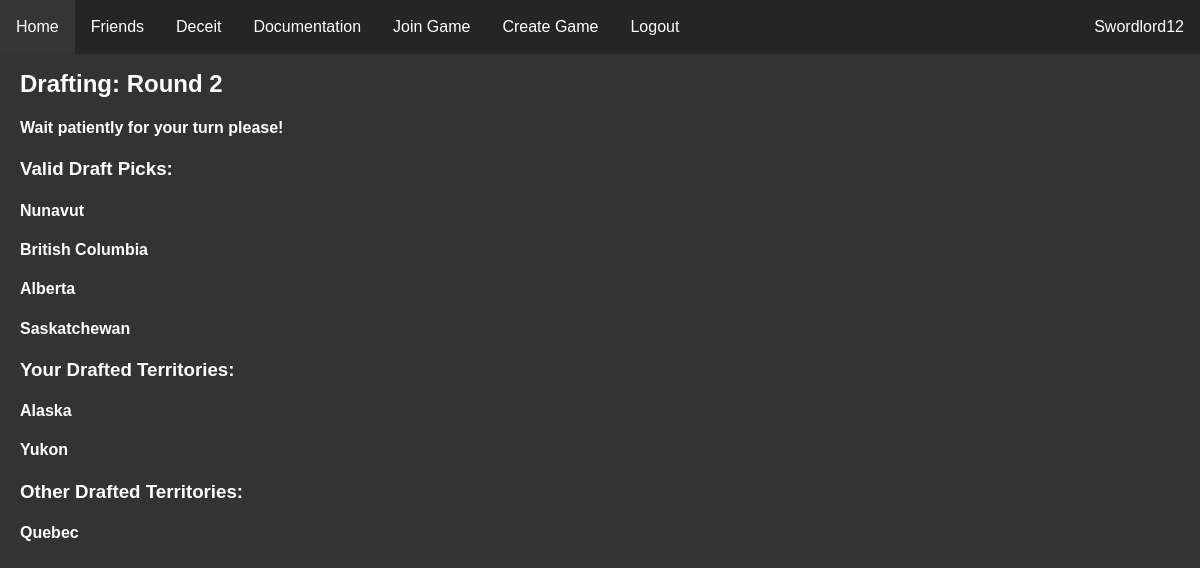
The app's page /rooms/1/draft (signed in) with its own data.
### website/models.py (models this page shows)
class User(db.Model, UserMixin):
    id = db.Column(db.Integer, primary_key=True)
    email = db.Column(db.String(150), unique=True)
    password = db.Column(db.String(150))
    username = db.Column(db.String(150))
    pfp = db.Column(db.String(50))
    admin = db.Column(db.String(50))

class Game(db.Model):
    id = db.Column(db.Integer, primary_key=True)
    game_name = db.Column(db.String(25))
    is_started = db.Column(db.String(5))
    code = db.Column(db.String(10), unique=True)
    host = db.Column(db.Integer, db.ForeignKey('user.id'))
    draft_pos = db.Column(db.Integer)
    ticker = db.Column(db.Integer)

class Territories(db.Model):
    id = db.Column(db.Integer, primary_key=True)
    territory_id = db.Column(db.Integer)
    name = db.Column(db.String(50))
    owner = db.Column(db.Integer)
    color = db.Column(db.String(15))
    game = db.Column(db.Integer, db.ForeignKey('game.id'))
    pop = db.Column(db.Integer)
    gdp = db.Column(db.Integer)
    area = db.Column(db.Integer)
    oil = db.Column(db.String(5))
    forts = db.Column(db.Integer)
    uranium = db.Column(db.String(5))
    gold = db.Column(db.String(5))
    coast = db.Column(db.String(5))
    biome = db.Column(db.String(20))
    region = db.Column(db.String(25))

### website/rooms.py (the view, shortened to what this page needs)
@rooms.route('<int:game_id>/draft', methods=['POST', "GET"])
@login_required
def draft(game_id):
    current_empire = None
    is_turn = False
    empire_list = []
    territory_list = []
    claimed = []
    valid_claims = []
    current_game = db.session.query(Game).filter_by(id=game_id).first()
    val = current_game.ticker
    if val > 3:
        return redirect(url_for('rooms.map', game_id=game_id))
    for empire in db.session.query(Empires).filter_by(game=game_id):
        if empire.user == current_user.id:
            current_empire = empire
        empire_list.append(empire)
    turn = empire_list[current_game.draft_pos]
    if current_empire == turn:
        is_turn = True
    for territory in db.session.query(Territories).filter_by(game=game_id):
        territory_list.append(territory)
        if territory.owner == current_empire.id:
            claimed.append(territory)
    for territory in db.session.query(Territories).filter_by(game=game_id):
        if current_game.ticker > 1:
            for claim in claimed:
                if is_adjacent(territory, claim) and territory.owner == 0:
                    valid_claims.append(territory)
        if current_game.ticker == 1:
            if territory.owner == 0:
                valid_claims.append(territory)
    temp_list = []
    for item in valid_claims:
        if item not in temp_list:
            temp_list.append(item)
    valid_claims = temp_list
    return render_template("draft.html", user=current_user, current_empire=current_empire, is_turn=is_turn, game = current_game, territory_list = territory_list, valid_claims=valid_claims)

### website/rooms.py (called while the page is built)
def is_adjacent(territory_1, territory_2):
    check1 = db.session.query(Adjacencies).filter_by(territory_1=territory_1.id, territory_2=territory_2.id).first()
    check2 = db.session.query(Adjacencies).filter_by(territory_1=territory_2.id, territory_2=territory_1.id).first()
    if check1 != None or check2 != None:
        return True
    else:
        return False

### website/templates/draft.html (shortened to what this page needs)
{% extends "base.html" %} {% block title %}Draft{% endblock %}
{% block content %}
    <h2>Drafting: Round {{game.ticker}}</h2>
    {% if is_turn %}
        <form method="POST">
            <input name="draft" type="text" id="draft"/>
            <button type="submit" class="main-button" id="draft_button">Draft</button>
        </form>
    {% else %}
        <h4>Wait patiently for your turn please!</h4>
    {% endif %}
    <h3>Valid Draft Picks:</h3>
    {% for territory in valid_claims %}
        <h4>{{territory.name}}</h4>
    {% endfor %}
    <h3>Your Drafted Territories:</h3>
    {% for territory in territory_list %}
        {% if territory.owner == current_empire.id %}
            <h4>{{territory.name}}</h4>
        {% endif %}
    {% endfor %}
    <h3>Other Drafted Territories:</h3>
    {% for territory in territory_list %}
        {% if territory.owner != current_empire.id and territory.owner != 0 %}
            <h4>{{territory.name}}</h4>
        {% endif %}
    {% endfor %}
{% endblock %}

### website/templates/base.html (shortened to what this page needs)
<!DOCTYPE html>
<html lang="en">
<head>
    <link rel="stylesheet" type="text/css" href="/static/css/main.css" />
</head>
<body>
    <ul class="navbar">
      {% if user.is_authenticated %}
      <li><a class="nav-item nav-link" id="home" href="/">Home</a></li>
      <li><a class="nav-item nav-link" id="friends" href="/user/friends">Friends</a></li>
      <li><a class="nav-item nav-link" id="deceit" href="/deceit">Deceit</a></li>
      <li><a class="nav-item nav-link" id="docs" href="/docs/">Documentation</a></li>
      <li><a class="nav-item nav-link" id="join_game" href="/join-game">Join Game</a></li>
      <li><a class="nav-item nav-link" id="create_game" href="/create-game">Create Game</a></li>
      <li><a class="nav-item nav-link" id="logout" href="/logout">Logout</a></li>
      <li><a class="nav-user nav-link" id="user_link" href="{{url_for('profiles.profile', user_id=user.id)}}">{{ user.username }}</a></li>
      {% else %}
      <li><a class="nav-item nav-link" id="login" href="/login">Login</a></li>
      <li><a class="nav-item nav-link" id="signUp" href="/sign-up">Sign Up</a></li>
      {% endif %}
    </ul>
    <div id="main_div">
    <div class="container">
        {% block content %}
        {% endblock %}
    </div>
    </div>
</body>
</html>

### website/static/css/main.css (style rules this page uses)
#main_div { margin-top: 30px; padding: 20px; }
body { margin: 0px; background-color: #333333; color: white; }
.navbar { list-style-type: none; margin: 0; padding: 0; overflow: hidden; background-color: #252525; position: fixed; top: 0; width: 100%; }
.nav-item { float: left; }
.nav-user { float:right; }
.nav-link { display: block; color: white; text-align: center; padding: 18px 16px; text-decoration: none; }
html { font-family: Arial, Helvetica, sans-serif; }

### records on screen
User: username "Swordlord12"
Game: ticker "2"
Territories: name "Nunavut"
Territories: name "British Columbia"
Territories: name "Alberta"
Territories: name "Saskatchewan"
Territories: name "Alaska"
Territories: name "Yukon"
Territories: name "Quebec"
